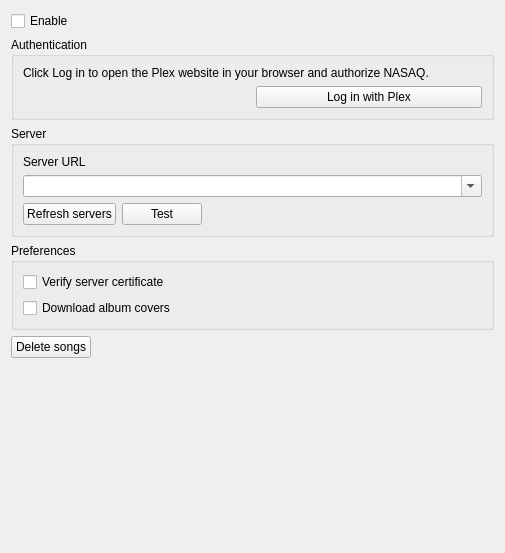
<?xml version="1.0" encoding="UTF-8"?>
<ui version="4.0">
 <class>PlexSettingsPage</class>
 <widget class="QWidget" name="PlexSettingsPage">
  <property name="geometry">
   <rect>
    <x>0</x>
    <y>0</y>
    <width>505</width>
    <height>553</height>
   </rect>
  </property>
  <property name="windowTitle">
   <string>Plex</string>
  </property>
  <layout class="QVBoxLayout" name="layout_plexsettingspage">
   <item>
    <widget class="QCheckBox" name="enable">
     <property name="text">
      <string>Enable</string>
     </property>
    </widget>
   </item>
   <item>
    <widget class="QGroupBox" name="groupbox_authentication">
     <property name="title">
      <string>Authentication</string>
     </property>
     <layout class="QVBoxLayout" name="layout_authentication">
      <item>
       <widget class="QLabel" name="label_authentication">
        <property name="text">
         <string>Click Log in to open the Plex website in your browser and authorize NASAQ.</string>
        </property>
        <property name="wordWrap">
         <bool>true</bool>
        </property>
       </widget>
      </item>
      <item>
       <layout class="QHBoxLayout" name="layout_login">
        <item>
         <widget class="LoginStateWidget" name="login_state" native="true"/>
        </item>
        <item>
         <widget class="QPushButton" name="button_login">
          <property name="text">
           <string>Log in with Plex</string>
          </property>
         </widget>
        </item>
       </layout>
      </item>
     </layout>
    </widget>
   </item>
   <item>
    <widget class="QGroupBox" name="groupbox_server">
     <property name="title">
      <string>Server</string>
     </property>
     <layout class="QVBoxLayout" name="layout_server">
      <item>
       <widget class="QLabel" name="label_server_url">
        <property name="text">
         <string>Server URL</string>
        </property>
       </widget>
      </item>
      <item>
       <widget class="QComboBox" name="server_url">
        <property name="editable">
         <bool>true</bool>
        </property>
       </widget>
      </item>
      <item>
       <layout class="QHBoxLayout" name="layout_server_buttons">
        <item>
         <widget class="QPushButton" name="button_refresh_servers">
          <property name="text">
           <string>Refresh servers</string>
          </property>
         </widget>
        </item>
        <item>
         <widget class="QPushButton" name="button_test">
          <property name="text">
           <string>Test</string>
          </property>
         </widget>
        </item>
        <item>
         <spacer name="spacer_server_buttons">
          <property name="orientation">
           <enum>Qt::Horizontal</enum>
          </property>
          <property name="sizeHint" stdset="0">
           <size>
            <width>40</width>
            <height>20</height>
           </size>
          </property>
         </spacer>
        </item>
       </layout>
      </item>
     </layout>
    </widget>
   </item>
   <item>
    <widget class="QGroupBox" name="groupbox_preferences">
     <property name="title">
      <string>Preferences</string>
     </property>
     <layout class="QVBoxLayout" name="layout_preferences">
      <item>
       <widget class="QCheckBox" name="checkbox_verify_certificate">
        <property name="text">
         <string>Verify server certificate</string>
        </property>
       </widget>
      </item>
      <item>
       <widget class="QCheckBox" name="checkbox_download_album_covers">
        <property name="text">
         <string>Download album covers</string>
        </property>
       </widget>
      </item>
     </layout>
    </widget>
   </item>
   <item>
    <layout class="QHBoxLayout" name="layout_buttons">
     <item>
      <widget class="QPushButton" name="button_deletesongs">
       <property name="text">
        <string>Delete songs</string>
       </property>
      </widget>
     </item>
     <item>
      <spacer name="spacer_buttons">
       <property name="orientation">
        <enum>Qt::Horizontal</enum>
       </property>
       <property name="sizeHint" stdset="0">
        <size>
         <width>40</width>
         <height>20</height>
        </size>
       </property>
      </spacer>
     </item>
    </layout>
   </item>
   <item>
    <spacer name="spacer_middle">
     <property name="orientation">
      <enum>Qt::Vertical</enum>
     </property>
     <property name="sizeHint" stdset="0">
      <size>
       <width>20</width>
       <height>30</height>
      </size>
     </property>
    </spacer>
   </item>
   <item>
    <layout class="QHBoxLayout" name="layout_bottom">
     <item>
      <spacer name="spacer_bottom">
       <property name="orientation">
        <enum>Qt::Horizontal</enum>
       </property>
       <property name="sizeHint" stdset="0">
        <size>
         <width>40</width>
         <height>20</height>
        </size>
       </property>
      </spacer>
     </item>
     <item>
      <widget class="QLabel" name="label_plex">
       <property name="minimumSize">
        <size>
         <width>64</width>
         <height>64</height>
        </size>
       </property>
       <property name="maximumSize">
        <size>
         <width>64</width>
         <height>64</height>
        </size>
       </property>
       <property name="pixmap">
        <pixmap resource="../../data/icons.qrc">:/icons/64x64/plex.png</pixmap>
       </property>
      </widget>
     </item>
    </layout>
   </item>
  </layout>
 </widget>
 <customwidgets>
  <customwidget>
   <class>LoginStateWidget</class>
   <extends>QWidget</extends>
   <header>widgets/loginstatewidget.h</header>
   <container>1</container>
  </customwidget>
 </customwidgets>
 <tabstops>
  <tabstop>enable</tabstop>
  <tabstop>button_login</tabstop>
  <tabstop>server_url</tabstop>
  <tabstop>button_refresh_servers</tabstop>
  <tabstop>button_test</tabstop>
  <tabstop>checkbox_verify_certificate</tabstop>
  <tabstop>checkbox_download_album_covers</tabstop>
  <tabstop>button_deletesongs</tabstop>
 </tabstops>
 <resources>
  <include location="../../data/icons.qrc"/>
 </resources>
 <connections/>
</ui>
